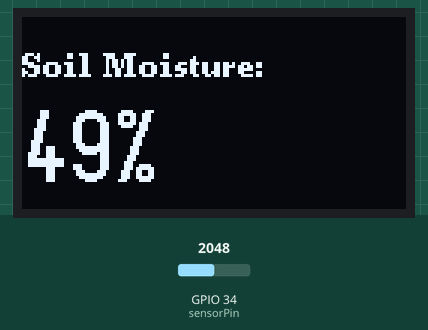
This sketch was run on a simulated ESP32. On the bench: 128×64 one-colour display. The inputs (shaded band) are chosen by the test bench; at power-on: GPIO 34 (sensorPin) = 2048. What the sketch prints to the serial monitor is not drawn.

Above: at 2.8 s.
2.9 s: GPIO 34 (sensorPin) set to 2866
At 5.3 s:
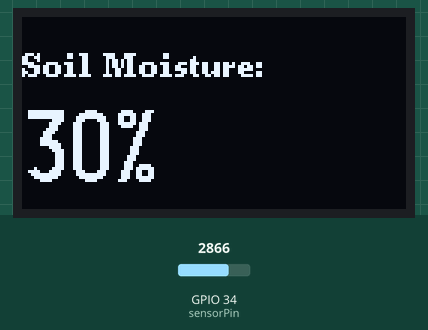
5.6 s: GPIO 34 (sensorPin) set to 3603
At 6.7 s:
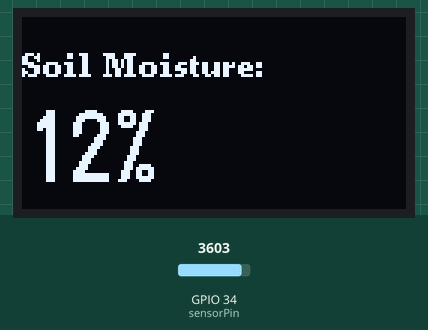
8.3 s: GPIO 34 (sensorPin) set to 4095
At 10.4 s:
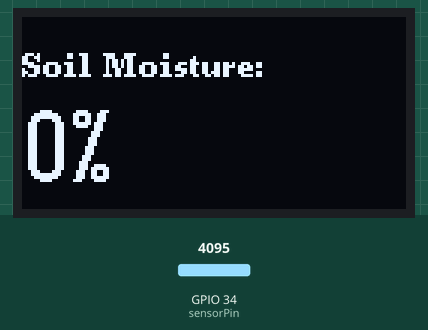
Timing chart, 0 to 11.9 s (numbered marks = the images above; inputs shaded):
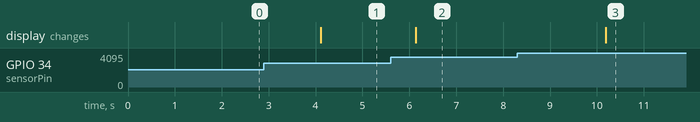

The sketch:

code.ino
```cpp
#include <Arduino.h>
#include <U8g2lib.h>
#include <Wire.h>

// SH1106 driver for 1.3" I2C OLED
U8G2_SH1106_128X64_NONAME_F_HW_I2C u8g2(U8G2_R0, U8X8_PIN_NONE);

const int sensorPin = 34;

void setup() {
  Serial.begin(115200);
  u8g2.begin();
}

void loop() {
  int rawValue = analogRead(sensorPin);

  // Map 4095 (Dry) to 0 and 0 (Wet) to 100
  int moisturePercent = map(rawValue, 4095, 0, 0, 100);
  moisturePercent = constrain(moisturePercent, 0, 100);

  u8g2.clearBuffer();
  u8g2.setFont(u8g2_font_ncenB08_tr);
  u8g2.drawStr(0, 20, "Soil Moisture:");

  u8g2.setFont(u8g2_font_logisoso24_tf);
  u8g2.setCursor(0, 55);
  u8g2.print(moisturePercent);
  u8g2.print("%");
  u8g2.sendBuffer();

  Serial.printf("Raw: %d | Percent: %d%%\n", rawValue, moisturePercent);
  delay(2000);
}
```

Measured:
- after the input at 2.9 s, the display: changes after 1.2 s (image 1)
- after the input at 5.6 s, the display: changes after 0.53 s (image 2)
- after the input at 8.3 s, the display: changes after 1.9 s (image 3)
